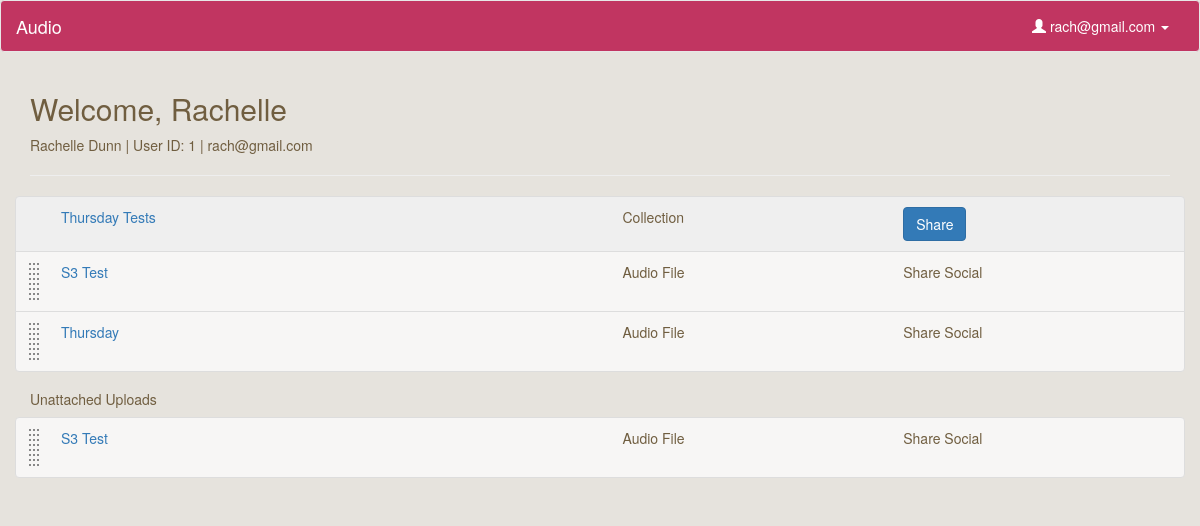
Screenshot of /profile (signed in) with the database file from the repository.
### model.py (models this page shows, shortened)
class User(db.Model):
    __tablename__ = "Users"
    id = db.Column(db.Integer, autoincrement=True, primary_key=True)
    email = db.Column(db.String(100), nullable=False)
    password = db.Column(db.String(50), nullable=False)
    first_name = db.Column(db.String(50), nullable=False)
    last_name = db.Column(db.String(50), nullable=False)

class Collection(db.Model):
    __tablename__ = "Collections"
    id = db.Column(db.Integer, autoincrement=True, primary_key=True)
    user_id = db.Column(db.Integer, db.ForeignKey('Users.id'), nullable=False)
    title = db.Column(db.String, nullable=False, default='Untitled Collection')
    user = db.relationship("User", backref=db.backref("collections", order_by=id))

class CollectionsUploads(db.Model):
    __tablename__ = "CollectionsUploads"
    id = db.Column(db.Integer, autoincrement=True, primary_key=True)
    collection_id = db.Column(db.Integer, db.ForeignKey('Collections.id'), nullable=False)
    upload_id = db.Column(db.Integer, db.ForeignKey('Uploads.id'), nullable=False)
    collection = db.relationship("Collection", backref=db.backref("collectionsuploads", order_by=id))
    upload = db.relationship("Upload", backref=db.backref("collectionsuploads", order_by=id))

class Upload(db.Model):
    __tablename__ = "Uploads"
    id = db.Column(db.Integer, autoincrement=True, primary_key=True)
    user_id = db.Column(db.Integer, db.ForeignKey('Users.id'), nullable=False)
    title = db.Column(db.String, nullable=False, default='Untitled')
    path = db.Column(db.String(50))
    mimetype = db.Column(db.String(50), default='wav') # wav, jpg, mp3
    datetime = db.Column(db.DateTime, default=db.func.now(), onupdate=db.func.now()) # set datetime to current timestamp
    transcript = db.Column(db.Text)
    user = db.relationship("User", backref=db.backref("uploads", order_by=id))

### server.py (the view)
@app.route('/profile')
def user_page():
	"""Show more information about the single user logged in."""
	if 'email' in session: # if logged in
		user_email = session['email']
		user = User.query.filter_by(email=user_email).first()
		user_uploads = user.uploads
		user_collections = user.collections
		user_cu = []
		for collection in user_collections:
			cu = collection.collectionsuploads
			for i in cu:
				user_cu.append(i.upload_id)
		singleuploads = []
		for i in user_uploads:
			if i.id not in user_cu:
				singleuploads.append(i)
		return render_template("profile2.html", user=user, singleuploads=singleuploads)
	else:
		flash('You must be logged in to view files')
		return redirect('/login')

### templates/profile2.html (shortened to what this page needs)
{% extends 'base.html' %}
{% block content %}
    <h2>Welcome, {{ user.first_name }}</h2>
    <p>{{ user.first_name }} {{ user.last_name }} | User ID: {{ user.id }} | {{ user.email }}</p>
    <hr>
    <div class="file-box">
        <ul class="list-group">
            {% if user.collections %}
                {% for collection in user.collections %}
                    <li class="droppable list-group-item collection row" collection-id="{{ collection.id }}">
                        <div class="name col-sm-6"><a href="/collection/{{ collection.id }}">{{ collection.title }}</a></div>
                        <div class="type col-sm-3">Collection</div>
                        <div class="share col-sm-3">
                            <button type="button" class="btn btn-primary" data-toggle="modal" data-target="#share-{{ collection.id }}">
                              Share
                            </button>
                        </div>
                    </li>
                    {% for cu in collection.collectionsuploads %}
                        <li class="draggable upload list-group-item row" upload-id="{{ cu.upload.id }}">
                            <div class="name col-sm-6"><a href="/listen/{{ cu.upload.id }}">{{ cu.upload.title }}</a></div>
                            <div class="type col-sm-3">Audio File</div>
                            <div class="share col-sm-3">Share Social</div>
                        </li>
                    {% endfor %}
                {% endfor %}
            {% endif %}
        </ul>
    </div>
    {% if singleuploads %}
    <h5>Unattached Uploads</h5>
    <div class="file-box">
        <ul class="list-group">
            {% for upload in singleuploads %}
                <li class="draggable upload list-group-item row" upload-id="{{ upload.id }}">
                    <div class="name col-sm-6"><a href="/listen/{{ upload.id }}">{{ upload.title }}</a></div>
                    <div class="type col-sm-3">Audio File</div>
                    <div class="share col-sm-3">Share Social</div>
                </li>
            {% endfor %}
        </ul>
    </div>
    {% endif %}
{% endblock %}

### templates/base.html (shortened to what this page needs)
<!DOCTYPE html>
<html lang="en">
  <head>
    <link rel="stylesheet" href="https://maxcdn.bootstrapcdn.com/bootstrap/3.3.4/css/bootstrap.min.css">
    <link rel="stylesheet" href="/static/css/style.css"/>
    <link rel="stylesheet" href="https://ajax.googleapis.com/ajax/libs/jqueryui/1.11.4/themes/smoothness/jquery-ui.css">
  </head>
  <body>
    <nav class="navbar navbar-default">
      <div class="container-fluid">
        <div class="navbar-header">
          <a class="navbar-brand" href="/">Audio</a>
        </div>
        <div class="collapse navbar-collapse" id="bs-example-navbar-collapse-1">
          <ul class="nav navbar-nav navbar-right">
            {% if 'email' in session %}
              <li class="dropdown">
                <a href="#" class="dropdown-toggle" data-toggle="dropdown" role="button" aria-expanded="false"><span class="glyphicon glyphicon-user" aria-hidden="true"></span> {{ session['email'] }} <span class="caret"></span></a>
              </li>
            {% else %}
              <li><a href="/login">Login</a></li>
              <li><a href="/signup">Sign Up</a></li>
            {% endif %}
          </ul>
        </div>
      </div>
    </nav>
    <div class="container">
    	{% block content %}{% endblock %}
    </div>
  </body>
</html>

### static/css/style.css (style rules this page uses)
.navbar-default { background-color: #C13561; color: #fff; }
.navbar-default a, .navbar-default .navbar-brand, .navbar-default .navbar-nav>li>a { color: #fff; }
body { background-color: #E6E3DD; color: #705E40; }
.draggable { background: url('/static/img/drag-drop.png') no-repeat 10px center rgba(255,255,255,0.7); clear: both; display: block; min-height: 61px; padding-left: 30px; }
.collection { background-color: #efefef !important; padding-left: 30px; }

### rows the page displays
User: email "rach@gmail.com", first_name "Rachelle", last_name "Dunn", id "1"
Collection: title "Thursday Tests"
CollectionsUploads: upload "S3 Test"
CollectionsUploads: upload "Thursday"
Upload: title "S3 Test"
